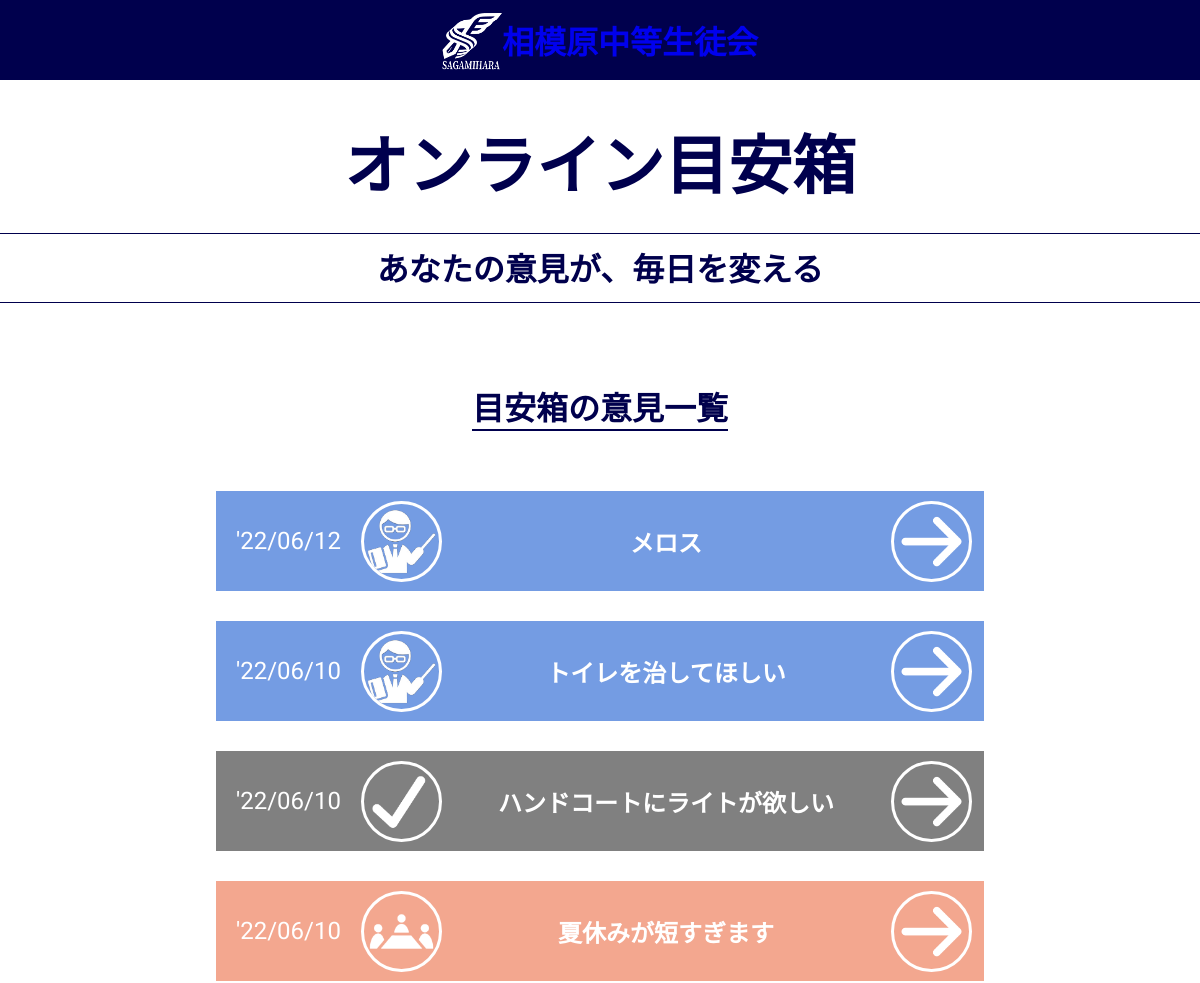
The app's page / (upper part), older data.
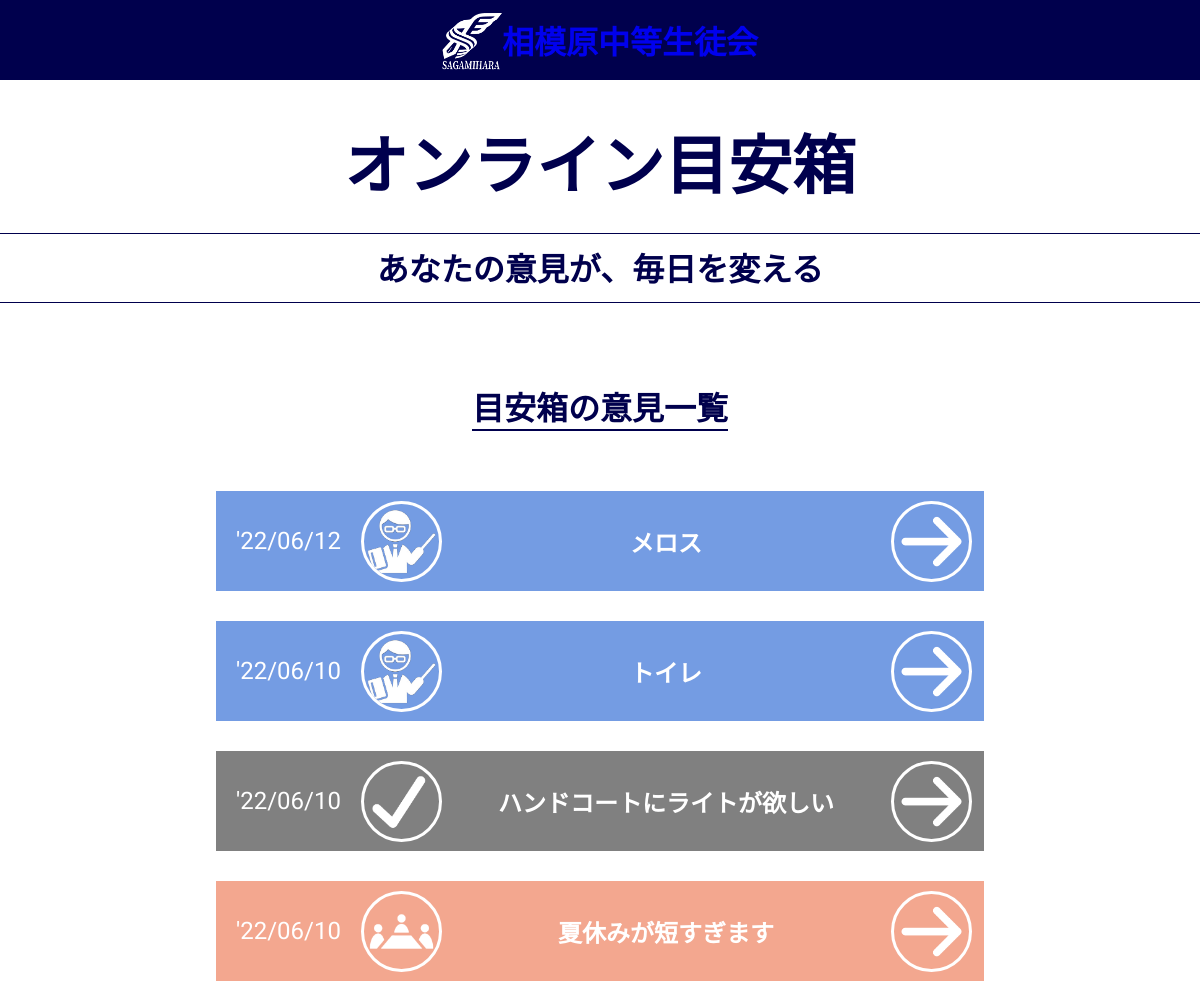
The same page, newer data.
### meyasubako/models.py (models this page shows, shortened)
class Opinion(models.Model):
  title = models.CharField(max_length=16)
  content = models.CharField(max_length=10000)
  who = models.CharField(max_length=50)
  student_number = models.IntegerField()
  date_added = models.DateTimeField(auto_now_add=True)
  status = models.IntegerField(default=1)

### meyasubako/views.py (the view)
# urls.py: path('',views.index,name='index'),
def index(request):
  opinions = Opinion.objects.order_by('date_added').reverse()
  context = {'opinions':opinions}
  return render(request,"meyasubako/meyasubako.html",context)

### meyasubako/templates/meyasubako/meyasubako.html (shortened to what this page needs)
{% extends 'meyasubako/view.html' %}
{% load static %}
{% block content %}
<div id="emotional_message">
  <h1>オンライン目安箱</h1>
  <h2>あなたの意見が、毎日を変える</h2>
</div>
<main>
  <section class="timelines">
    <h1 class="title">目安箱の意見一覧</h1>
    {% for opinion in opinions %}
    <a href="{% url 'meyasubako:detail' opinion.id %}" class="arrowa">
    <div class="timeline{{opinion.status}}">
      <p class="date_added">'{{opinion.date_added|date:'y/m/d'}}</p>
      <div class="bottom">
          {% if opinion.status == 1 %}
          <img src="{% static 'images/discuss.png' %}" alt="先生方" class="teachers">
          {% elif opinion.status == 2 %}
          <img src="{% static 'images/teacher.png' %}" alt="先生方" class="teachers">
          {% else %}
          <img src="{% static 'images/check.png' %}" alt="先生方" class="teachers">
          {% endif %}
        <h1 class="opinion_title">{{opinion.title}}</h1>
        <img src="{% static 'images/arrow.png' %}" alt="先生方" class="arrow">
      </div>
    </div>
    </a>
    {% empty %}
    <p>意見はまだありません</p>
    {% endfor %}
  </section>
</main>
{% endblock content %}

Row changes from the older to the newer data that the page shows:
changed Opinion: title "トイレを治してほしい" → "トイレ"
